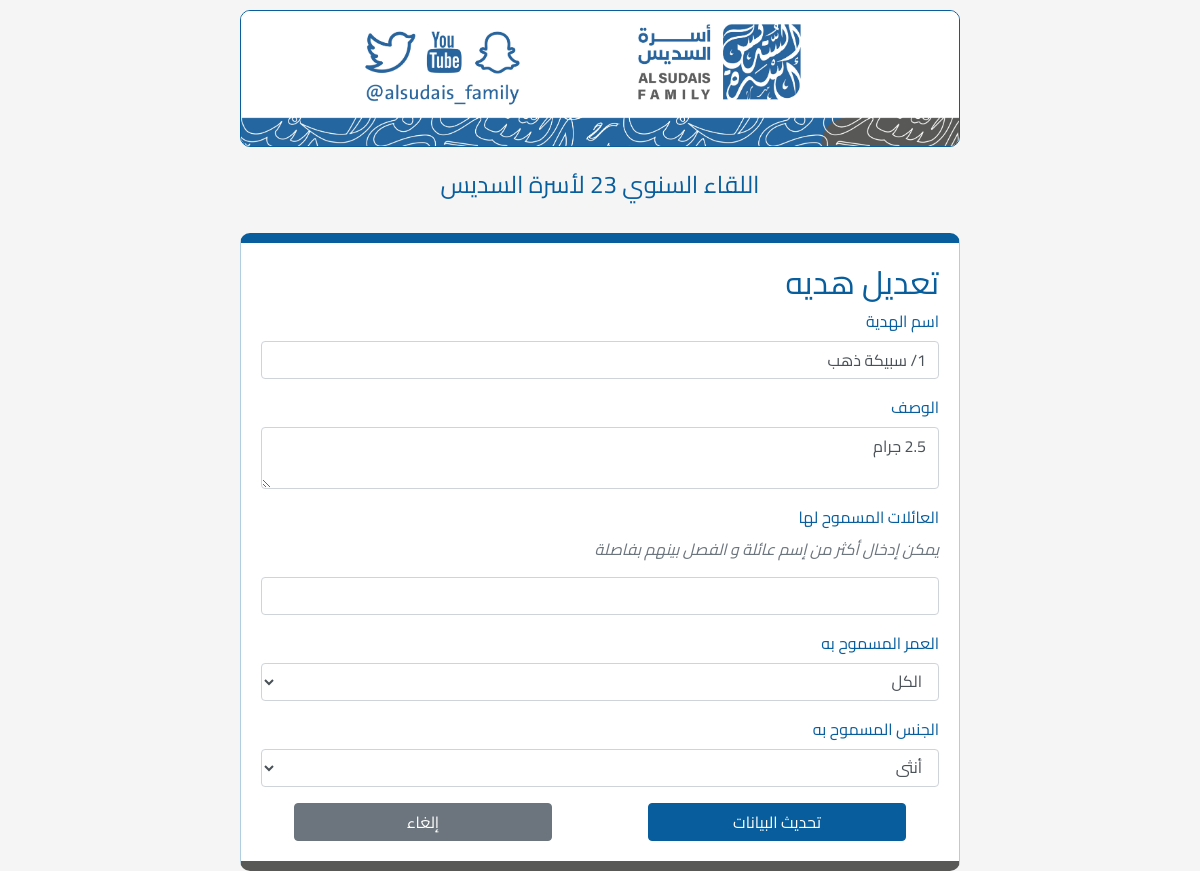
Page /prizes/edit/1 on the earlier database version.
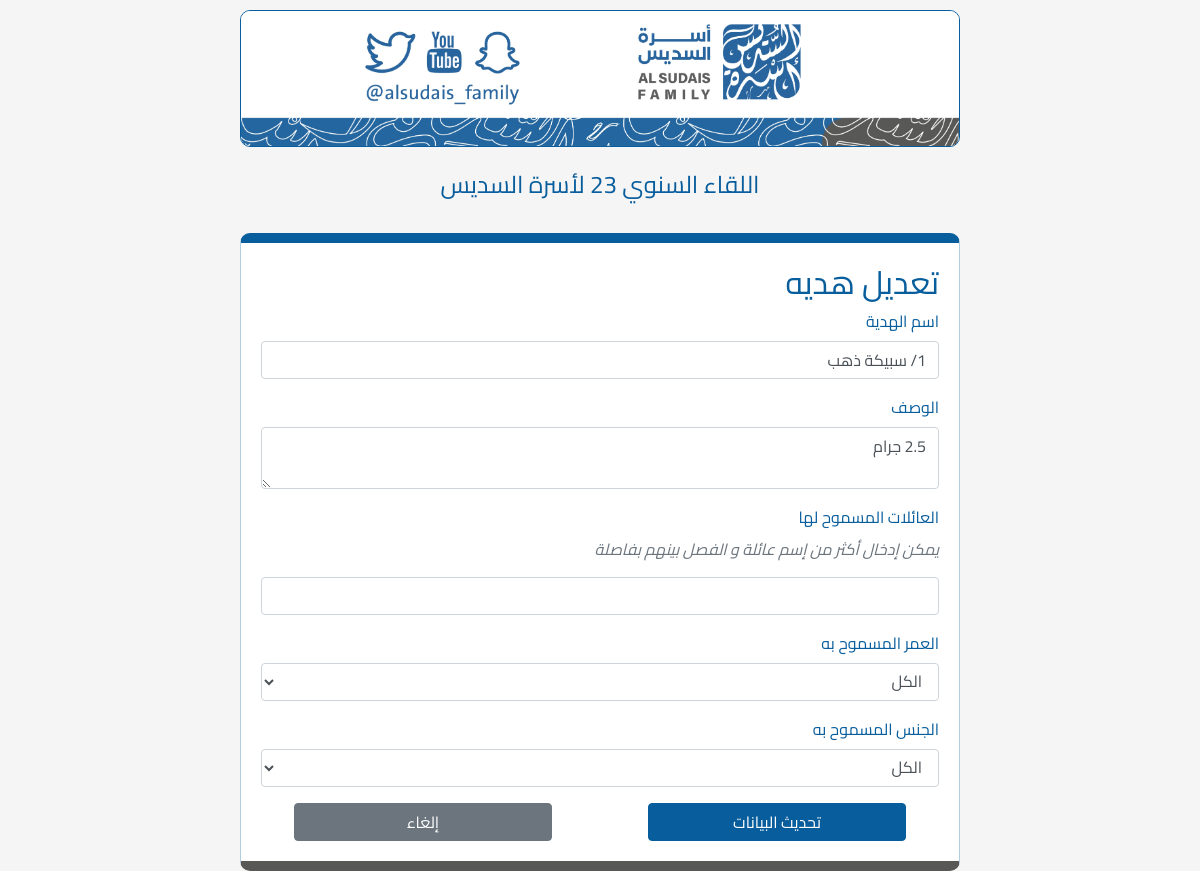
Same page on the later database version.
### app.py (models this page shows, shortened)
class Prize(db.Model):
    __tablename__ = "prize"
    id = db.Column(db.Integer, primary_key=True)
    name = db.Column(db.String(100), nullable=False)
    description = db.Column(db.Text)
    guest_registration_number = db.Column(db.String(4))
    allowed_families = db.Column(db.String(100))
    allowed_age_range = db.Column(db.String(100))
    allowed_gender = db.Column(db.String(100))
    is_next = db.Column(db.Boolean, default=False)

### app.py (the view, shortened to what this page needs)
@app.route("/prizes/edit/<int:id>", methods=["GET", "POST"])
def edit_prize(id):
    prize = Prize.query.get(id)
    form = PrizeForm(obj=prize)
    return render_template("edit_prize.html", form=form, prize=prize)

### app.py
class PrizeForm(FlaskForm):
    name = StringField("اسم الهدية", validators=[DataRequired()])
    description = TextAreaField("الوصف")
    allowed_families = StringField("العائلات المسموح لها")
    allowed_age_range = SelectField(
        "العمر المسموح به",
        choices=[
            ("الكل", "الكل"),
            ("أقل من 10 سنوات", "أقل من 10 سنوات"),
            ("من 11 سنة حتى 20 سنة", "من 11 سنة حتى 20 سنة"),
            ("من 21 سنة حتى 40 سنة", "من 21 سنة حتى 40 سنة"),
            ("من 41 سنة حتى 60 سنة", "من 41 سنة حتى 60 سنة"),
            ("من 60 سنة فاكثر", "من 60 سنة فاكثر"),
        ],
    )
    allowed_gender = SelectField(
        "الجنس المسموح به", choices=[("الكل", "الكل"), ("ذكر", "ذكر"), ("أنثى", "أنثى")]
    )

### templates/edit_prize.html (shortened to what this page needs)
<!DOCTYPE html>
{% extends 'master.html' %}
{% block content %}
  <h2>تعديل هديه</h2>
  <form method="post">
    <div class="form-group">
      {{ form.name.label(class="form-label") }}
      {{ form.name(class="form-control") }}
    </div>
    <div class="form-group">
      {{ form.description.label(class="form-label") }}
      {{ form.description(class="form-control") }}
    </div>
    <div class="form-group">
      {{ form.allowed_families.label(class="form-label") }}
      <p class="font-italic font-weight-lighter text-secondary">يمكن إدخال أكثر من إسم عائلة و الفصل بينهم بفاصلة</p>
      {{ form.allowed_families(class="form-control") }}
    </div>
    <div class="form-group">
      {{ form.allowed_age_range.label(class="form-label") }}
      {{ form.allowed_age_range(class="form-control") }}
    </div>
    <div class="form-group">
      {{ form.allowed_gender.label(class="form-label") }}
      {{ form.allowed_gender(class="form-control") }}
    </div>
    <div class="row">
        <button type="submit" class="col btn btn-primary mx-5">تحديث البيانات</button>
        <a href="{{ url_for('list_prizes') }}" class="col btn btn-secondary mx-5">إلغاء</a>
    </div>
</form>
{% endblock %}

Differences in the rows shown:
changed Prize "1/ سبيكة ذهب": allowed_gender "أنثى" → "الكل"
